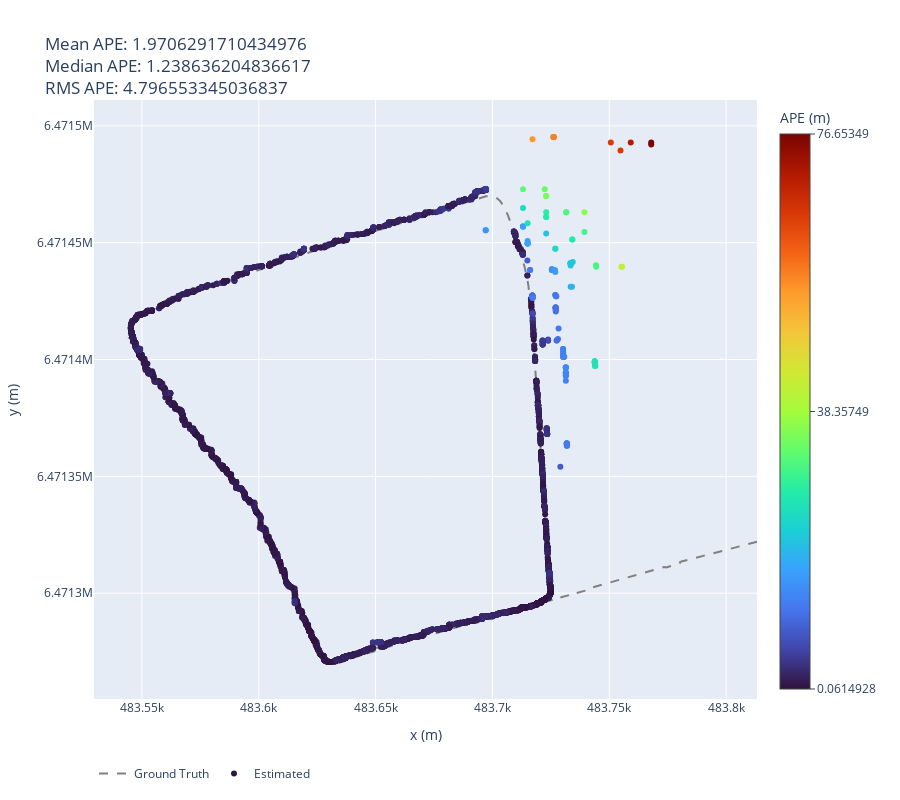

Here is the notebook cell this chart was saved with:
### Code cell
trajs = {
    'fitted_slam': (to_tum(processor.orbslam.mapping._trajectory_tum, processor.orbslam.mapping.trajectory_fitted_utm), to_tum(processor.orbslam.mapping._trajectory_tum_gt_wgs, processor.orbslam.mapping.trajectory_gt_utm)),
    'fitted_loc_0': (to_tum(processor.orbslam.localization[0]._trajectory_tum, processor.orbslam.localization[0].trajectory_fitted_utm), to_tum(processor.orbslam.localization[0]._trajectory_tum_gt_wgs, processor.orbslam.localization[0].trajectory_gt_utm)),
    'fitted_loc_1': (to_tum(processor.orbslam.localization[1]._trajectory_tum, processor.orbslam.localization[1].trajectory_fitted_utm), to_tum(processor.orbslam.localization[1]._trajectory_tum_gt_wgs, processor.orbslam.localization[1].trajectory_gt_utm)),
    'fitted_loc_2': (to_tum(processor.orbslam.localization[2]._trajectory_tum, processor.orbslam.localization[2].trajectory_fitted_utm), to_tum(processor.orbslam.localization[2]._trajectory_tum_gt_wgs, processor.orbslam.localization[2].trajectory_gt_utm)),
    # 'fitted_loc_3': (to_tum(processor.orbslam.localization[3]._trajectory_tum, processor.orbslam.localization[3].trajectory_fitted_utm), to_tum(processor.orbslam.localization[3]._trajectory_tum_gt_wgs, processor.orbslam.localization[3].trajectory_gt_utm)),
}

# name = 'fitted_slam'
# name = 'fitted_loc_0'
# name = 'fitted_loc_1'
name = 'fitted_loc_2'
# name = 'fitted_loc_3'

print(trajs[name][0].shape)

ape_fig = create_ape_fig(*trajs[name])
ape_fig.show()

### Figure 1 — Plotly figure (JSON) as saved in the notebook; plotly's stock layout.template omitted (floating-point values rounded to 4 significant figures; data arrays with more than 128 entries replaced by an {"elided": "..."} marker saying what was removed)
{"data": [{"line": {"color": "gray", "dash": "dash"}, "name": "Ground Truth", "type": "scatter", "x": {"elided": "4511 float values"}, "y": {"elided": "4511 float values"}}, {"marker": {"color": {"elided": "4095 float values"}, "colorbar": {"tickmode": "array", "ticks": "outside", "tickvals": [0.06149, 38.36, 76.65], "title": {"side": "top", "text": "APE (m)"}}, "colorscale": [[0, "#30123b"], [0.07143, "#4145ab"], [0.1429, "#4675ed"], [0.2143, "#39a2fc"], [0.2857, "#1bcfd4"], [0.3571, "#24eca6"], [0.4286, "#61fc6c"], [0.5, "#a4fc3b"], [0.5714, "#d1e834"], [0.6429, "#f3c63a"], [0.7143, "#fe9b2d"], [0.7857, "#f36315"], [0.8571, "#d93806"], [0.9286, "#b11901"], [1, "#7a0402"]], "showscale": true}, "mode": "markers", "name": "Estimated", "type": "scatter", "x": {"elided": "4095 float values"}, "y": {"elided": "4095 float values"}}], "layout": {"height": 800, "legend": {"orientation": "h"}, "title": {"text": "Mean APE: 1.9706291710434976<br>Median APE: 1.238636204836617<br>RMS APE: 4.796553345036837"}, "xaxis": {"title": {"text": "x (m)"}}, "yaxis": {"scaleanchor": "x", "scaleratio": 1, "title": {"text": "y (m)"}}}}
